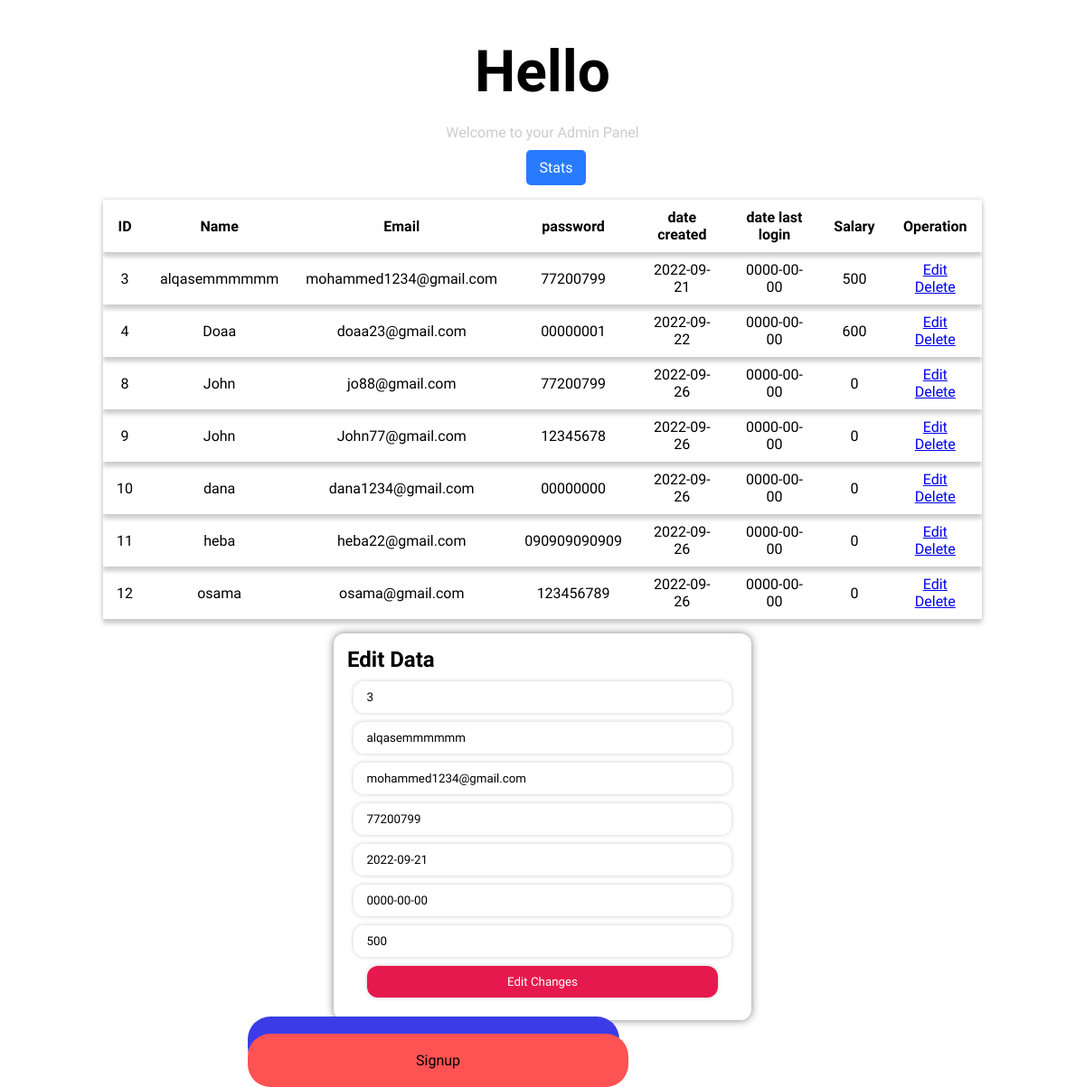
The page /main/index.php?edit=3 on the database its author committed.
### tables this page shows
CREATE TABLE `user` (
  `id` int(50) NOT NULL,
  `firstname` varchar(100) NOT NULL,
  `middlename` varchar(100) NOT NULL,
  `lastname` varchar(100) NOT NULL,
  `familyname` varchar(100) NOT NULL,
  `email` varchar(100) NOT NULL,
  `password` varchar(100) NOT NULL,
  `phone` bigint(100) NOT NULL,
  `dob` varchar(100) NOT NULL,
  `date_created` date NOT NULL,
  `date_lastLogged` date NOT NULL,
  `role` varchar(100) NOT NULL,
  `salary` int(100) NOT NULL
);

### main/index.php (the view, shortened to what this page needs)
<?php
    require_once("../includes/connection.php");
?>
<!DOCTYPE html>
<html lang="en">
<head>
    <link rel="stylesheet" href="../css/style.css">
</head>
<body>
    <section id="home" class="homeContainer">
        <div class="welcomeContainer">
            <div class="welcomeTitle">
                <h1>Hello <?php echo $_SESSION['username']; ?></h1>
            </div>
            <div class="welcomeSubTitle">
                <p>Welcome to your Admin Panel</p>
            </div>
            <div class="stats">
                <a href="stats.php">Stats</a>
            </div>
            <?php
                $fetchDetails = mysqli_query($conn, "SELECT * FROM user WHERE role NOT IN ('Super admin')");
            ?>
            <div class="tableContainer">
                <table>
                    <tr>
                        <th>ID</th>
                        <th>Name</th>
                        <th>Email</th>
                        <th>password</th>
                        <th>date created</th>
                        <th>date last login</th>
                        <th>Salary</th>
                        <th>Operation</th>
                    </tr>
                    <?php
                    while($data = mysqli_fetch_array($fetchDetails))
                    {
                        ?>
                        <tr>
                            <td><?php echo $data['id']; ?></td>
                            <td><?php echo $data['firstname']; ?></td>
                            <td><?php echo $data['email']; ?></td>
                            <td><?php echo $data['password']; ?></td>
                            <td><?php echo $data['date_created']; ?></td>
                            <td><?php echo $data['date_lastLogged']; ?></td>
                            <td><?php echo $data['salary']; ?></td>
                            <td>
                                <a href="<?php echo 'index.php?edit='. $data['id']; ?>">Edit</a>
                                <a href="<?php echo 'index.php?delete='. $data['id']; ?>">Delete</a>
                            </td>
                        </tr>
                        <?php
                    }
                    ?>
                </table>
            </div>
            <?php
                if(isset($_GET['edit']))
                {
                    $editId = $_GET['edit'];
                    $dataToEdit = mysqli_query($conn, "SELECT * FROM user WHERE id = '$editId'");
                    $toEditData = mysqli_fetch_array($dataToEdit);
                    ?>
                    <form class="editForm" action="../pages/edit-validate.php" method="GET">
                        <h1>Edit Data</h1>
                        <input type="text" name="editId" value="<?php echo $editId; ?>" readonly>
                        <input type="text" name="nameEdit" value="<?php echo $toEditData['firstname']; ?>">
                        <input type="text" name="emailEdit" value="<?php echo $toEditData['email']; ?>">
                        <input type="text" name="passEdit" value="<?php echo $toEditData['password']; ?>">
                        <input type="text" name="dateCreatedEdit" value="<?php echo $toEditData['date_created']; ?>" readonly>
                        <input type="text" name="lastLoggedEdit" value="<?php echo $toEditData['date_lastLogged']; ?>" readonly>
                        <input type="text" name="salaryEdit" value="<?php echo $toEditData['salary']; ?>">
                        <input type="submit" value="Edit Changes" />
                    </form>
                    <?php
                }
            ?>
            <div class="welcomeBtns">
                <div class="btns">
                    <?php if(isset($_SESSION['login'])): ?>
                        <a style="margin: 0 0 0 180px; position: relative; top: 100px;" class="login" href="../pages/logout.php">Logout</a>
                    <?php else: ?>
                        <a class="login" href="../pages/login.php">Login</a>
                        <a class="signup" href="../pages/signup.php">Signup</a>
                    <?php endif; ?>
                </div>
            </div>
        </div>
    </section>
</body>
</html>

### css/style.css (style rules this page uses)
* { margin: 0; padding: 0; font-family: 'K2D', sans-serif; }
#home { width: 100%; height: 90vh; }
.welcomeContainer { width: 90%; margin: 2rem auto; height: 95vh; }
.welcomeTitle { padding: 10px 15px; }
.welcomeTitle h1 { text-align: center; font-size: 4em; }
.welcomeSubTitle { padding: 10px 15px; }
.welcomeSubTitle p { text-align: center; color: #ccc; }
.welcomeBtns { width: 90%; margin: 1rem auto; }
.welcomeBtns a { text-decoration: none; padding: 20px 186px; border-radius: 25px; color: #000; }
.welcomeBtns .btns { width: 80%; margin: 0 0 0 10rem; }
.welcomeBtns .login { background: #3b3be8; color: #fff; transition: 350ms ease-in-out; }
.welcomeBtns .signup { background: #ff5252; transition: 350ms ease-in-out; }
table { width: 90%; margin: 1rem auto; box-shadow: 0 0 5px #ccc; border-collapse: collapse; }
table th, table td { text-align: center; padding: 10px 15px; }
table tr { box-shadow: 0 5px 5px #ccc; }
.editForm { width: 40%; padding: 15px; border-radius: 12px; box-shadow: 0 0 10px rgba(0,0,0,0.5); margin: 0 auto; }
.editForm input { display: block; padding: 10px 15px; width: 90%; margin: 10px auto; border: none; background: none; background: rgba(255, 255, 255, 0.7); border-radius: 12px; box-shadow: 0 0 5px #ccc; }
.editForm input[type=submit] { background: #E6194e; color: #fff; transition: 350ms ease-in-out; }
.stats { width: 100%; padding: 10px 15px; text-align: center; }
.stats a { text-decoration: none; text-align: center; color: #fff; padding: 10px 15px; background: #287bff; border-radius: 5px; }

### rows shown on the page
user: id "3", firstname "alqasemmmmmm", email "mohammed1234@gmail.com", password "77200799", date_created "2022-09-21", date_lastLogged "0000-00-00", salary "500", nameEdit "alqasemmmmmm", emailEdit "mohammed1234@gmail.com", passEdit "77200799", dateCreatedEdit "2022-09-21", lastLoggedEdit "0000-00-00", salaryEdit "500"
user: id "4", firstname "Doaa", email "doaa23@gmail.com", password "00000001", date_created "2022-09-22", date_lastLogged "0000-00-00", salary "600"
user: id "8", firstname "John", email "jo88@gmail.com", password "77200799", date_created "2022-09-26", date_lastLogged "0000-00-00", salary "0"
user: id "9", firstname "John", email "John77@gmail.com", password "12345678", date_created "2022-09-26", date_lastLogged "0000-00-00", salary "0"
user: id "10", firstname "dana", email "dana1234@gmail.com", password "00000000", date_created "2022-09-26", date_lastLogged "0000-00-00", salary "0"
user: id "11", firstname "heba", email "heba22@gmail.com", password "090909090909", date_created "2022-09-26", date_lastLogged "0000-00-00", salary "0"
user: id "12", firstname "osama", email "osama@gmail.com", password "123456789", date_created "2022-09-26", date_lastLogged "0000-00-00", salary "0"
